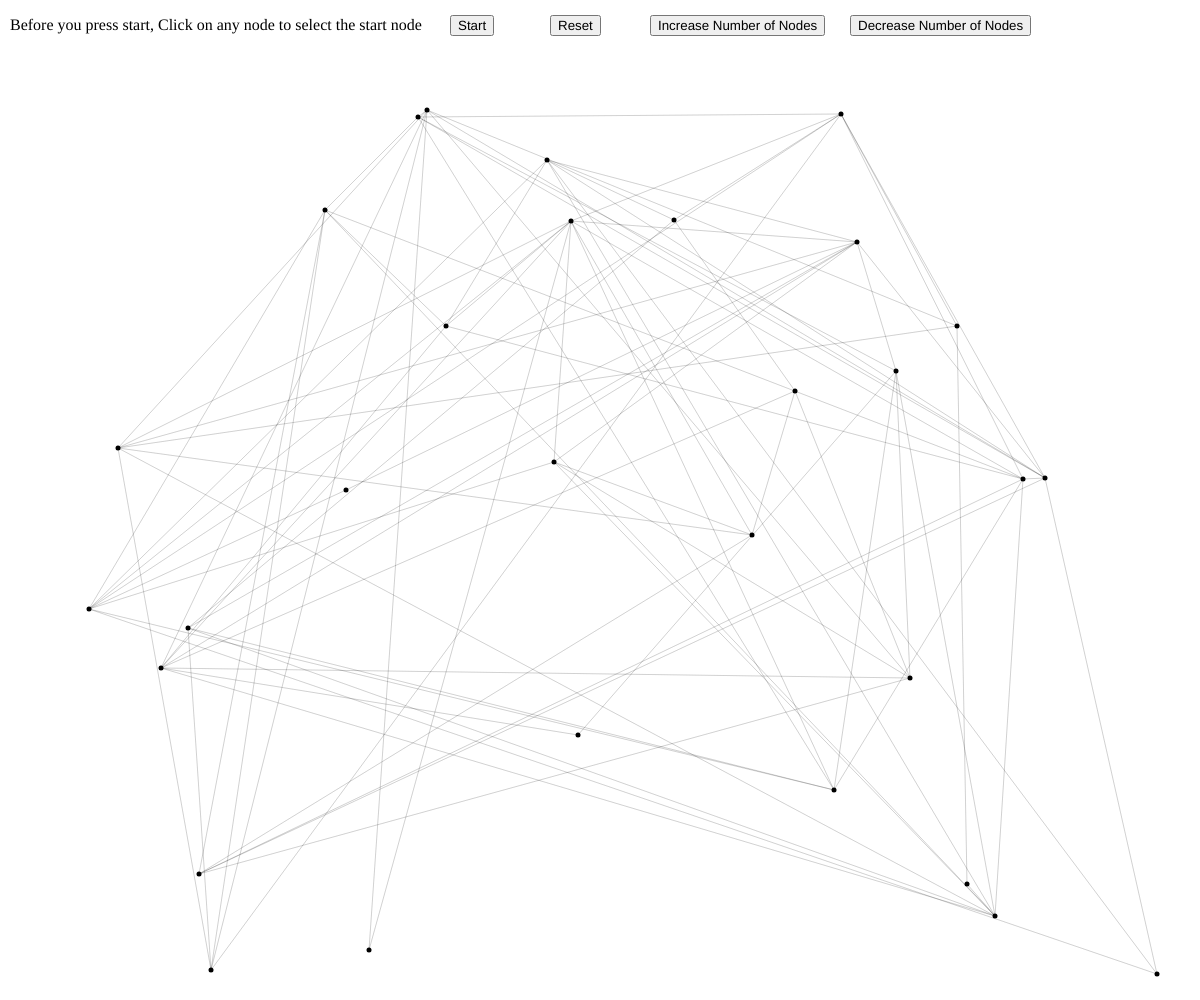
Frame 1 (no input)
Frame 60 (no input): identical to frame 1, image omitted
Frame 120 (the mouse pressed at the canvas centre since frame 60): identical to frame 1, image omitted

The p5.js sketch that drew this single still picture (run headless with seeded random() and noise() and a simulated clock; from frame 60 on, the mouse is pressed at the canvas centre):

// p5.js sketch
// ── sketch.js
let graph,
    start,
    end,
    traverse = false,
    p,
    Q = [],
    distn = [],
    prev = [],
    u,
    S = [],
    n = 30;

function setup() {
    createCanvas(windowWidth, windowHeight);
    graph = new Graph(n);
    for (let i = 0; i < graph.nodes; i++) {
        graph.addNode(i, {
            x: floor(random(50, window.innerWidth - 20)),
            y: floor(random(50, window.innerHeight - 20))
        });
    }
    connectGraphRandomly(graph);
    p = createElement(
        "p",
        "Before you press start, Click on any node to select the start node"
    );
    p.position(10, 0);
    const b = createButton("Start");
    const rst = createButton("Reset");
    const inc = createButton("Increase Number of Nodes");
    const dec = createButton("Decrease Number of Nodes");
    b.position(450, 15);
    rst.position(550, 15);
    inc.position(650, 15);
    dec.position(850, 15);
    b.mouseClicked(startTraversal);
    rst.mouseClicked(reset);
    inc.mouseClicked(increaseNodes);
    dec.mouseClicked(decreaseNodes);
}

function draw() {
    background(255);
    if (traverse) {
        if (Q.length > 0) {
            u = minDistance(Q, distn);
            for (let i = 0; i < Q.length; i++) {
                if (Q[i] == u) {
                    Q.splice(i, 1);
                }
            }
            const unode = graph.adjacencyList.get(u);
            unode.stroke = color(0, 200, 200);
            unode.neighbors.forEach(v => {
                const alt = distn[u] + cost(graph, u, v);
                if (alt < distn[v]) {
                    distn[v] = alt;
                    prev[v] = u;
                }
            });
            console.log(Q.length);
        } else {
            console.log("done");
            u = end;
            if (prev[u] || u == source) {
                while (u) {
                    S.unshift(u);
                    u = prev[u];
                }
            }
            traverse = false;
        }
    }
    graph.draw();
}

function connectGraphRandomly(graph) {
    for (let i = 0; i < graph.nodes; i++) {
        for (let j = 0; j < graph.nodes; j++) {
            if (random() < 0.1 && i != j) {
                if (
                    !graph.adjacencyList.get(j).neighbors.includes(i) &&
                    !graph.adjacencyList.get(i).neighbors.includes(j)
                ) {
                    graph.addEdge(i, j);
                }
            }
        }
    }
}

class Graph {
    constructor(nodes) {
        this.nodes = nodes;
        this.adjacencyList = new Map();
    }

    addNode(nodeName, position) {
        this.adjacencyList.set(nodeName, { position: position, neighbors: [] });
    }

    addEdge(initial, final) {
        this.adjacencyList.get(initial).neighbors.push(final);
        this.adjacencyList.get(final).neighbors.push(initial);
    }

    draw() {
        strokeWeight(5);
        for (let i = 0; i < this.nodes; i++) {
            const x = this.adjacencyList.get(i).position.x;
            const y = this.adjacencyList.get(i).position.y;
            stroke(0);
            if (this.adjacencyList.get(i).startStroke) {
                stroke(this.adjacencyList.get(i).startStroke);
            } else if (this.adjacencyList.get(i).endStroke) {
                stroke(this.adjacencyList.get(i).endStroke);
            }
            point(x, y);
        }
        strokeWeight(0.1);
        for (let i = 0; i < this.nodes; i++) {
            const x1 = this.adjacencyList.get(i).position.x;
            const y1 = this.adjacencyList.get(i).position.y;
            for (let neighbor of this.adjacencyList.get(i).neighbors) {
                const x2 = this.adjacencyList.get(neighbor).position.x;
                const y2 = this.adjacencyList.get(neighbor).position.y;
                if ((i == start || S.includes(i)) && S.includes(neighbor)) {
                    strokeWeight(0.3);
                    stroke(224, 17, 95);
                } else {
                    strokeWeight(0.1);
                    if (this.adjacencyList.get(i).stroke) {
                        stroke(this.adjacencyList.get(i).stroke);
                    } else {
                        stroke(0);
                    }
                }
                line(x1, y1, x2, y2);
            }
        }
    }
}

function cost(graph, u, v) {
    u = graph.adjacencyList.get(u);
    v = graph.adjacencyList.get(v);
    return dist(u.position.x, u.position.y, v.position.x, v.position.y);
}

function minDistance(Q, dist) {
    let min = Infinity,
        minNode;
    for (let i = 0; i < Q.length; i++) {
        if (dist[Q[i]] < min) {
            min = dist[Q[i]];
            minNode = Q[i];
        }
    }
    return minNode;
}

function mouseClicked() {
    if (!start || !end) {
        for (let i = 0; i < graph.nodes; i++) {
            let n = graph.adjacencyList.get(i);
            if (dist(n.position.x, n.position.y, mouseX, mouseY) < 5) {
                if (!start) {
                    n.startStroke = color(0, 225, 0);
                    start = i;
                    p.elt.innerText =
                        "Before you press start, Click on any node to select the end node";
                } else {
                    n.endStroke = color(0, 0, 255);
                    end = i;
                    p.elt.innerText = `We're all set! Press start to find the shortest path`;
                    for (let i = 0; i < graph.nodes; i++) {
                        distn[i] = Infinity;
                        prev[i] = null;
                    }
                    distn[start] = 0;
                    for (let i = 0; i < graph.nodes; i++) {
                        Q.push(i);
                    }
                    u = start;
                }
            }
        }
    }
}

function startTraversal() {
    if (start == undefined) {
        alert("You must Select a start node first");
    } else if (end == undefined) {
        alert("You must Select an end node first");
    } else if (!traverse) {
        traverse = true;
    }
}

function reset() {
    p.elt.innerText =
        "Before you press start, Click on any node to select the start node";
    start = undefined;
    end = undefined;
    S = [];
    Q = [];
    distn = [];
    prev = [];
    graph = new Graph(n);
    for (let i = 0; i < graph.nodes; i++) {
        graph.addNode(i, {
            x: floor(random(50, window.innerWidth - 20)),
            y: floor(random(50, window.innerHeight - 20))
        });
    }
    connectGraphRandomly(graph);
}

function increaseNodes() {
    n += 10;
    reset();
}

function decreaseNodes() {
    n -= 10;
    reset();
}
